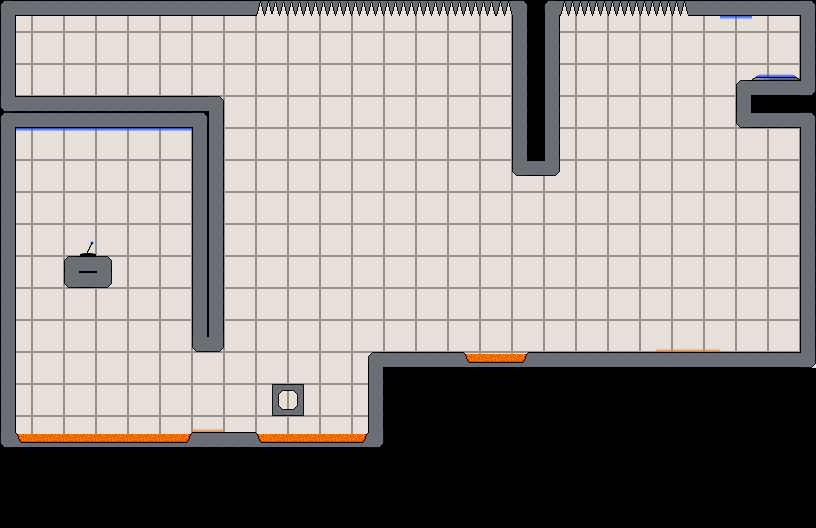

Tiled map render using the project's own tile images. Description and the map definition, with tile-layer contents summarised, below:
An orthogonal 51x33 tile map with 16x16 px tiles, 8 tile layers (background, walls, switches, gravTiles, ...) and 1 object (spawnPoint1).

<map version="1.0" orientation="orthogonal" width="51" height="33" tilewidth="16" tileheight="16">
 <tileset firstgid="1" name="interiorTileset" tilewidth="16" tileheight="16">
  <image source="interiorTileset.png" trans="ff00ff" width="144" height="64" />
 </tileset>
 <layer name="background" width="51" height="33">
  <data>[1683 cells, 1683 non-empty, 5 distinct tile ids]</data>
 </layer>
 <layer name="walls" width="51" height="33">
  <data>[1683 cells, 208 non-empty, 16 distinct tile ids]</data>
 </layer>
 <layer name="switches" width="51" height="33">
  <data>[1683 cells, 1 non-empty, 1 distinct tile ids]</data>
 </layer>
 <layer name="gravTiles" width="51" height="33">
  <data>[1683 cells, 19 non-empty, 2 distinct tile ids]</data>
 </layer>
 <objectgroup name="spawnPoint" width="51" height="33">
  <object name="spawnPoint1" x="78" y="52" />
 </objectgroup>
 <layer name="acid" width="51" height="33">
  <data>[1683 cells, 80 non-empty, 4 distinct tile ids]</data>
 </layer>
 <layer name="exit" width="51" height="33">
  <data>[1683 cells, 1 non-empty, 1 distinct tile ids]</data>
 </layer>
 <layer name="exitDummyTiles" width="51" height="33">
  <data>[1683 cells, 2 non-empty, 2 distinct tile ids]</data>
 </layer>
 <layer name="spikes" width="51" height="33">
  <data>[1683 cells, 22 non-empty, 2 distinct tile ids]</data>
 </layer>
</map>
